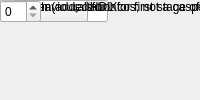
<?xml version="1.0" encoding="UTF-8"?>
<ui version="4.0">
 <class>MainWindow</class>
 <widget class="QMainWindow" name="MainWindow">
  <property name="windowTitle"><string>Adder Tree</string></property>
  <widget class="QWidget" name="centralwidget">
   <!-- NOTE: this is a simplified structural mirror of the generated
        <module>_ui.py, not a full round-trip Designer file. Regenerate
        both from the same spec if you need to edit layout by hand. -->
       <widget class="QLabel" name="label_name">
     <property name="text"><string>Block name</string></property>
    </widget>
       <widget class="QLineEdit" name="name"/>
       <widget class="QLabel" name="label_n_inputs">
     <property name="text"><string>Number of Inputs</string></property>
    </widget>
       <widget class="QSpinBox" name="n_inputs"/>
       <widget class="QLabel" name="label_csp_latency">
     <property name="text"><string>Add Latency</string></property>
    </widget>
       <widget class="QSpinBox" name="csp_latency"/>
       <widget class="QLabel" name="label_adder_imp">
     <property name="text"><string>Adder implementation</string></property>
    </widget>
       <widget class="QComboBox" name="adder_imp">
     <item><property name="text"><string>Fabric</string></property></item>
     <item><property name="text"><string>Behavioral</string></property></item>
     <item><property name="text"><string>DSP48</string></property></item>
    </widget>
       <widget class="QLabel" name="label_first_stage_hdl">
     <property name="text"><string>Use behavioural HDL for first stage of adders</string></property>
    </widget>
       <widget class="QCheckBox" name="first_stage_hdl"/>
       <widget class="QLabel" name="label_dvalid_en">
     <property name="text"><string>dvalid_en</string></property>
    </widget>
       <widget class="QCheckBox" name="dvalid_en"/>
       <widget class="QLabel" name="label_bit_width">
     <property name="text"><string>Bit Width (added for Xcos; not a casper_library mask param)</string></property>
    </widget>
       <widget class="QSpinBox" name="bit_width"/>
  </widget>
 </widget>
 <resources/>
 <connections/>
</ui>
